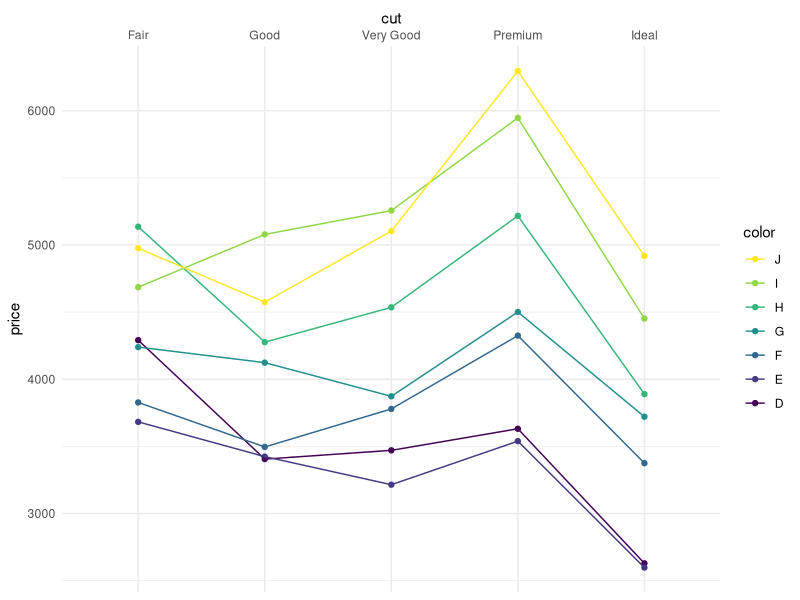

Recreate this plot in R.
## ---- chunk 1
knitr::opts_chunk$set(echo = FALSE)
library(tidyverse)
library(kableExtra)
## ---- chunk 2
diamonds %>%
  group_by(cut, color) %>%
  summarise(avg_price = mean(price),
            .groups = "drop") %>%
  pivot_wider(names_from = cut, values_from = avg_price) %>%
  kable(digits = 0, caption = "Mean diamond price by cut and colour.") %>%
  kable_material()
## ---- chunk 3
ggplot(diamonds, aes(x = cut, y = price, color = color)) +
  stat_summary(fun = mean, geom = "point") +
  stat_summary(aes(x = as.integer(cut)), 
               fun = mean, geom = "line") +
  scale_x_discrete(position = "top") +
  scale_color_viridis_d(guide = guide_legend(reverse = TRUE)) +
  theme_minimal() 
